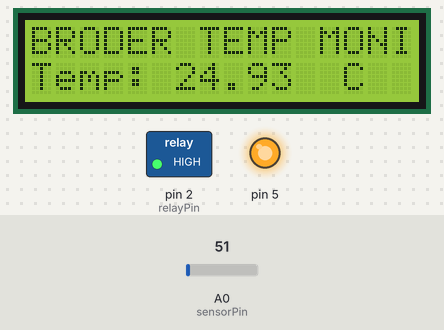
A sketch run on a simulated Arduino Uno, built with avr-gcc and run on an emulated ATmega328P. Shown: 16×2 character LCD, switched loads named in the sketch (green lamp = pin HIGH), output pins drawn as LEDs (lit = HIGH). The test bench sets the inputs (shaded band); at power-on: A0 (sensorPin) = 51. What the sketch prints to the serial monitor is not drawn.

Above: at 1.2 s.
1.3 s: A0 (sensorPin) set to 22
At 2.5 s:
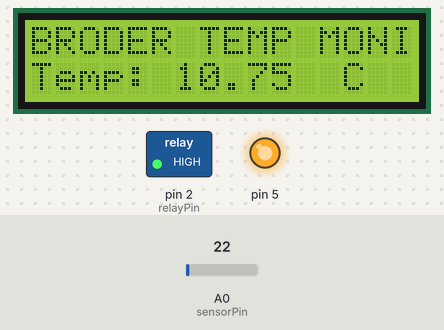
3.6 s: A0 (sensorPin) set to 18
At 5.1 s:
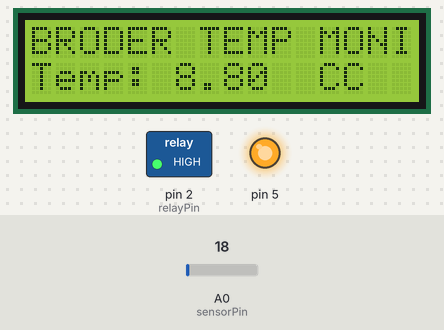
5.6 s: A0 (sensorPin) set to 57
At 6.4 s:
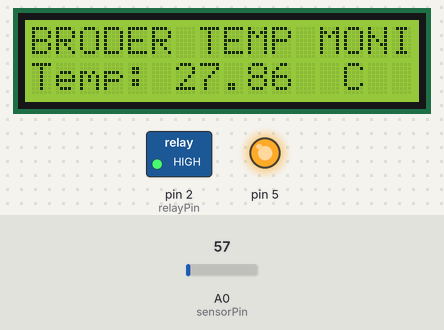
7.6 s: A0 (sensorPin) set to 65
At 9.1 s:
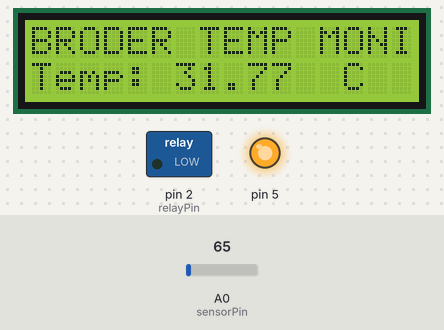
Timing chart, 0 to 10.6 s (numbered marks = the images above; inputs shaded):
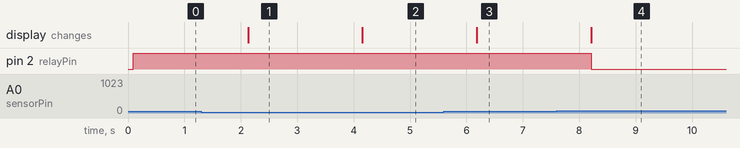

The sketch:

waswa1.ino
```cpp
#include <Wire.h>
#include <LiquidCrystal_I2C.h>

// Define the address for the I2C LCD
#define LCD_ADDRESS 0x27  // Change this address to match your LCD

// Define the number of columns and rows for the LCD
#define LCD_COLUMNS 16
#define LCD_ROWS 2


LiquidCrystal_I2C lcd(LCD_ADDRESS, LCD_COLUMNS, LCD_ROWS); // Initialize LCD

// Define the pins
const int sensorPin = A0; // LM35 sensor connected to analog pin A0
const int relayPin = 2;   // Relay connected to digital pin 2

// Define the temperature thresholds
const float lowerThreshold = 28.0; // Lower threshold temperature in Celsius
const float upperThreshold = 30.0; // Upper threshold temperature in Celsius

void setup() {
  // Initialize serial communication
  Serial.begin(9600);

  // Set relay pin as output
  pinMode(relayPin, OUTPUT);
  pinMode(5, OUTPUT);
  digitalWrite(5,HIGH);

  // Initialize LCD
  lcd.init();

  // Turn on the backlight
  lcd.backlight();

  // Print initial message
  lcd.setCursor(0, 0);
  lcd.print("BRODER TEMP MONITOR");
}


void loop() {
  // Read the voltage from the LM35 sensor
  int sensorValue = analogRead(sensorPin);

  // Convert the sensor value to temperature in Celsius
  float voltage = sensorValue * (5.0 / 1023.0);
  float temperatureC = voltage * 100.0;

  // Print temperature to serial monitor
  Serial.print("Temperature: ");
  Serial.print(temperatureC);
  Serial.println("°C");
  //LCD SETUP
  lcd.setCursor(0, 1);
  lcd.print("Temp: ");
  lcd.print(temperatureC);
  lcd.print("  C");


  // Check if temperature is below lower threshold
  if (temperatureC < lowerThreshold) {
    // Turn on the relay to activate the heating coil
    digitalWrite(relayPin, HIGH);
    Serial.println("Heating coil ON");
  }
  // Check if temperature is above upper threshold
  else if (temperatureC > upperThreshold) {
    // Turn off the relay to deactivate the heating coil
    digitalWrite(relayPin, LOW);
    Serial.println("Heating coil OFF");
  }

  // Add a delay to prevent rapid switching
  delay(1000); // Adjust delay as needed
}
```

Measured:
- the behaviour switches between 21 and 20 on A0 (sensorPin) (found by bisection; images 1 and 2)
- the behaviour switches between 61 and 62 on A0 (sensorPin) (found by bisection; images 3 and 4)
- after the input at 1.3 s, the display: changes after 0.83 s (image 1)
- after the input at 3.6 s, the display: changes after 0.56 s (image 2)
- after the input at 5.6 s, the display: changes after 0.58 s (image 3)
- after the input at 7.6 s, pin 2 (relayPin): HIGH → LOW after 0.61 s; the display: changes after 0.61 s (image 4)
